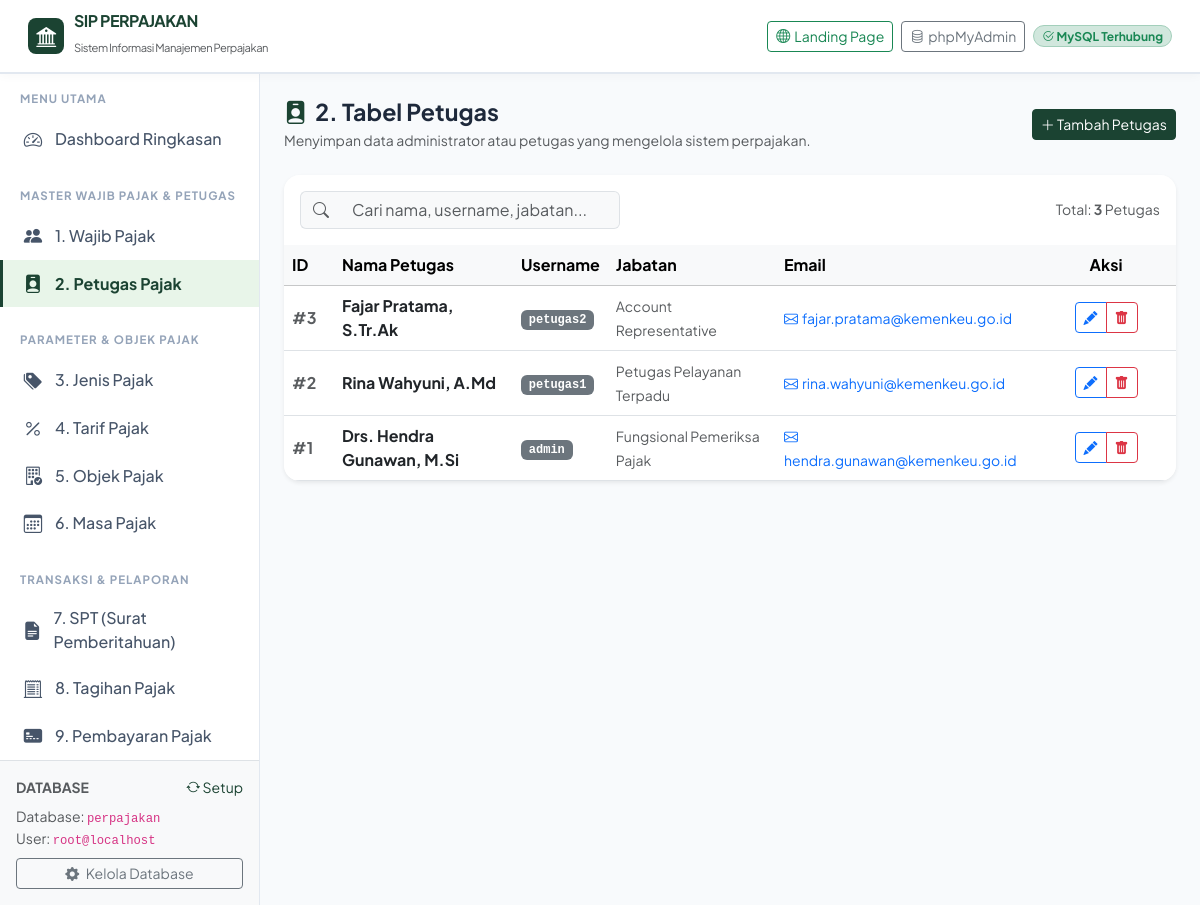
The app's page /petugas.php with its own data.
### tables this page shows
CREATE TABLE `petugas` (
  `id_petugas` INT NOT NULL AUTO_INCREMENT,
  `nama_petugas` VARCHAR(100) NOT NULL,
  `username` VARCHAR(50) NOT NULL,
  `password` VARCHAR(255) NOT NULL,
  `jabatan` VARCHAR(50) DEFAULT NULL,
  `email` VARCHAR(100) DEFAULT NULL,
  PRIMARY KEY (`id_petugas`),
  UNIQUE KEY `uk_username` (`username`)
);

### petugas.php (the view, shortened to what this page needs)
<?php
require_once __DIR__ . '/includes/header.php';
$db = getDB();
$action = $_GET['action'] ?? 'index';
$row_data = null;
$data_list = [];
if ($dbReady) {
    try {
        $data_list = $db->query("SELECT * FROM petugas ORDER BY id_petugas DESC")->fetchAll();
    } catch (Exception $e) {}
}
?>
<div class="d-flex justify-content-between align-items-center flex-wrap gap-2 mb-4">
    <div>
        <h1 class="page-title"><i class="bi bi-person-badge-fill text-tax-primary me-2"></i>2. Tabel Petugas</h1>
        <p class="text-muted small mb-0">Menyimpan data administrator atau petugas yang mengelola sistem perpajakan.</p>
    </div>
    <div>
        <?php if ($action === 'create' || $action === 'edit'): ?>
            <a href="petugas.php" class="btn btn-outline-secondary btn-sm"><i class="bi bi-arrow-left"></i> Kembali ke Daftar</a>
        <?php else: ?>
            <a href="petugas.php?action=create" class="btn btn-tax-primary btn-sm"><i class="bi bi-plus-lg"></i> Tambah Petugas</a>
        <?php endif; ?>
    </div>
</div>
<?php if ($action === 'create' || $action === 'edit'): ?>
    <div class="card border-0 shadow-sm rounded-4">
        <div class="card-header bg-white py-3 border-0">
            <h5 class="fw-bold mb-0 text-dark">
                <?= $action === 'create' ? '<i class="bi bi-person-plus text-success me-2"></i>Tambah Petugas Baru' : '<i class="bi bi-pencil-square text-primary me-2"></i>Edit Data Petugas' ?>
            </h5>
        </div>
        <div class="card-body p-4">
            <form method="POST">
                <div class="row g-3">
                    <div class="col-md-6">
                        <label class="form-label fw-semibold">Nama Lengkap Petugas <span class="text-danger">*</span></label>
                        <input type="text" name="nama_petugas" class="form-control" placeholder="Contoh: Drs. Hendra Gunawan, M.Si"
                               value="<?= htmlspecialchars($_POST['nama_petugas'] ?? $row_data['nama_petugas'] ?? '') ?>" required>
                    </div>
                    <div class="col-md-6">
                        <label class="form-label fw-semibold">Username <span class="text-danger">*</span></label>
                        <input type="text" name="username" class="form-control" placeholder="Username untuk login"
                               value="<?= htmlspecialchars($_POST['username'] ?? $row_data['username'] ?? '') ?>" required>
                    </div>
                    <div class="col-md-6">
                        <label class="form-label fw-semibold">
                            Password <?= $action === 'edit' ? '<span class="text-muted small fw-normal">(Kosongkan jika tidak diubah)</span>' : '<span class="text-danger">*</span>' ?>
                        </label>
                        <input type="password" name="password" class="form-control" placeholder="<?= $action === 'edit' ? 'Ketik password baru jika ingin mengubah' : 'Password aman' ?>"
                               <?= $action === 'create' ? 'required' : '' ?>>
                        <div class="form-text">Password dienkripsi secara otomatis menggunakan algoritma BCRYPT Hash.</div>
                    </div>
                    <div class="col-md-6">
                        <label class="form-label fw-semibold">Jabatan / Role</label>
                        <input type="text" name="jabatan" class="form-control" placeholder="Contoh: Pemeriksa Pajak / Account Representative"
                               value="<?= htmlspecialchars($_POST['jabatan'] ?? $row_data['jabatan'] ?? '') ?>">
                    </div>
                    <div class="col-md-6">
                        <label class="form-label fw-semibold">Email Petugas</label>
                        <input type="email" name="email" class="form-control" placeholder="petugas@kemenkeu.go.id"
                               value="<?= htmlspecialchars($_POST['email'] ?? $row_data['email'] ?? '') ?>">
                    </div>
                    <div class="col-12 mt-4">
                        <button type="submit" class="btn btn-tax-primary px-4 fw-semibold">
                            <i class="bi bi-save me-1"></i> <?= $action === 'create' ? 'Simpan Petugas' : 'Perbarui Data' ?>
                        </button>
                        <a href="petugas.php" class="btn btn-outline-secondary ms-2">Batal</a>
                    </div>
                </div>
            </form>
        </div>
    </div>
<?php else: ?>
    <div class="card border-0 shadow-sm rounded-4 overflow-hidden">
        <div class="card-header bg-white py-3 border-0 d-flex justify-content-between align-items-center flex-wrap gap-2">
            <div class="input-group" style="max-width: 320px;">
                <span class="input-group-text bg-light border-end-0"><i class="bi bi-search text-muted"></i></span>
                <input type="text" id="tableSearchInput" class="form-control bg-light border-start-0" placeholder="Cari nama, username, jabatan...">
            </div>
            <div class="small text-muted">
                Total: <strong><?= count($data_list) ?></strong> Petugas
            </div>
        </div>
        <div class="table-responsive">
            <table class="table table-hover align-middle mb-0 table-searchable">
                <thead class="table-light">
                    <tr>
                        <th style="width: 50px;">ID</th>
                        <th>Nama Petugas</th>
                        <th>Username</th>
                        <th>Jabatan</th>
                        <th>Email</th>
                        <th class="text-center" style="width: 140px;">Aksi</th>
                    </tr>
                </thead>
                <tbody>
                    <?php if (empty($data_list)): ?>
                        <tr><td colspan="6" class="text-center py-4 text-muted">Belum ada data Petugas.</td></tr>
                    <?php else: ?>
                        <?php foreach ($data_list as $row): ?>
                        <tr>
                            <td><span class="text-muted fw-bold">#<?= $row['id_petugas'] ?></span></td>
                            <td>
                                <div class="fw-bold text-dark"><?= htmlspecialchars($row['nama_petugas']) ?></div>
                            </td>
                            <td><span class="badge bg-secondary font-monospace"><?= htmlspecialchars($row['username']) ?></span></td>
                            <td><span class="text-muted small"><?= htmlspecialchars($row['jabatan'] ?: '-') ?></span></td>
                            <td>
                                <a href="mailto:<?= htmlspecialchars($row['email']) ?>" class="small text-decoration-none">
                                    <i class="bi bi-envelope me-1"></i><?= htmlspecialchars($row['email'] ?: '-') ?>
                                </a>
                            </td>
                            <td class="text-center">
                                <div class="btn-group btn-group-sm">
                                    <a href="petugas.php?action=edit&id=<?= $row['id_petugas'] ?>" class="btn btn-outline-primary" title="Edit">
                                        <i class="bi bi-pencil-fill"></i>
                                    </a>
                                    <a href="petugas.php?action=delete&id=<?= $row['id_petugas'] ?>"
                                       class="btn btn-outline-danger btn-confirm-delete"
                                       data-name="Petugas <?= htmlspecialchars($row['nama_petugas']) ?>" title="Hapus">
                                        <i class="bi bi-trash-fill"></i>
                                    </a>
                                </div>
                            </td>
                        </tr>
                        <?php endforeach; ?>
                    <?php endif; ?>
                </tbody>
            </table>
        </div>
    </div>
<?php endif; ?>
<?php require_once __DIR__ . '/includes/footer.php'; ?>

### assets/css/style.css (style rules this page uses)
:root { --tax-primary: #1b4332; --tax-primary-dark: #0f281e; --tax-primary-light: #2d6a4f; --tax-accent: #d4af37; --tax-accent-hover: #b89628; --tax-gold: #f59e0b; --tax-bg: #f8fafc; --tax-sidebar-width: 260px; }
body { font-family: 'Segoe UI', system-ui, -apple-system, BlinkMacSystemFont, Roboto, sans-serif; background-color: var(--tax-bg); color: #334155; min-height: 100vh; }
.text-tax-primary { color: var(--tax-primary) !important; }
.btn-tax-primary { background-color: var(--tax-primary); border-color: var(--tax-primary); color: #ffffff; transition: all 0.2s ease-in-out; }
.page-title { font-size: 1.45rem; font-weight: 700; color: #1e293b; margin-bottom: 4px; }

### includes/header.php (style rules this page uses)
body { font-family: 'Plus Jakarta Sans', sans-serif; }

### records on screen
petugas: id_petugas "3", nama_petugas "Fajar Pratama, S.Tr.Ak", username "petugas2", jabatan "Account Representative", email "fajar.pratama@kemenkeu.go.id"
petugas: id_petugas "2", nama_petugas "Rina Wahyuni, A.Md", username "petugas1", jabatan "Petugas Pelayanan Terpadu", email "rina.wahyuni@kemenkeu.go.id"
petugas: id_petugas "1", nama_petugas "Drs. Hendra Gunawan, M.Si", username "admin", jabatan "Fungsional Pemeriksa Pajak", email "hendra.gunawan@kemenkeu.go.id"

### other values on screen
count($data_list) "3"
